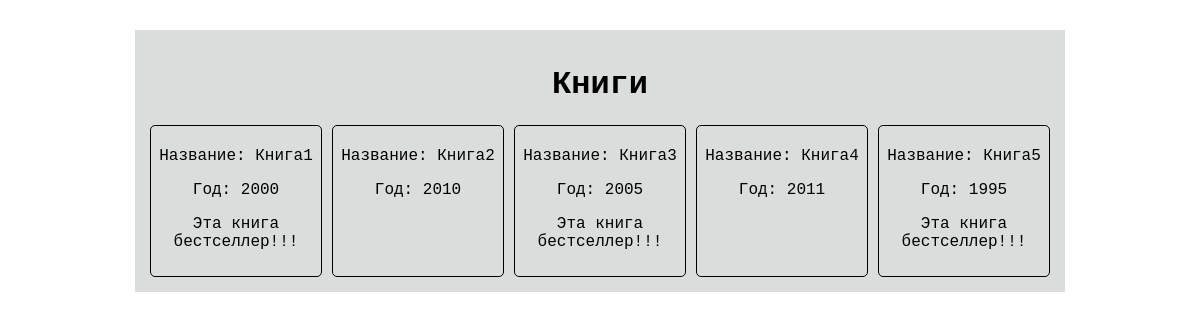
The page / on the database its author committed.
### books/models.py (models this page shows)
class Books(models.Model):
    title = models.CharField(max_length=25)
    pyblish_year = models.IntegerField()
    is_bestseller = models.BooleanField()

### books/views.py (the view)
# urls.py: path('', views.index),
def index(request):
    books = Books.objects.all()
    data = {'books': books}
    return render(request, 'books/index.html', context=data)

### books/templates/books/index.html (shortened to what this page needs)
<!DOCTYPE html>
{% load static %}
<html lang="en">
<head>
    <link rel="stylesheet" href="{% static 'books/css/style.css' %}">
</head>
<body>
    <div class="conteiner">
        <h1 class="books">Книги</h1>
            <div class="content">
                {% for book in books%}
                    <div class="book">
                        <p>Название: {{ book.title }}</p>
                        <p>Год: {{ book.pyblish_year}}</p>
                            {% if book.is_bestseller %}
                                <p>Эта книга бестселлер!!!</p>
                            {% endif %}
                    </div>
                {% endfor %}
        </div>
    </div>
</body>
</html>

### books/static/books/css/style.css (style rules this page uses)
* { font-family: 'Courier New', Courier, monospace; }
.conteiner { margin: 30px auto; width: 900px; background-color: rgb(219, 221, 221); padding: 15px; }
.books, .book { text-align: center; }
.content { display: flex; justify-content: space-between; }
.book { display: block; width: 160px; height: 140px; border: 1px solid black; border-radius: 5px; padding: 5px; }

### rows shown on the page
Books: title "Книга1", pyblish_year "2000", is_bestseller "Эта книга бестселлер!!!"
Books: title "Книга2", pyblish_year "2010"
Books: title "Книга3", pyblish_year "2005", is_bestseller "Эта книга бестселлер!!!"
Books: title "Книга4", pyblish_year "2011"
Books: title "Книга5", pyblish_year "1995", is_bestseller "Эта книга бестселлер!!!"
